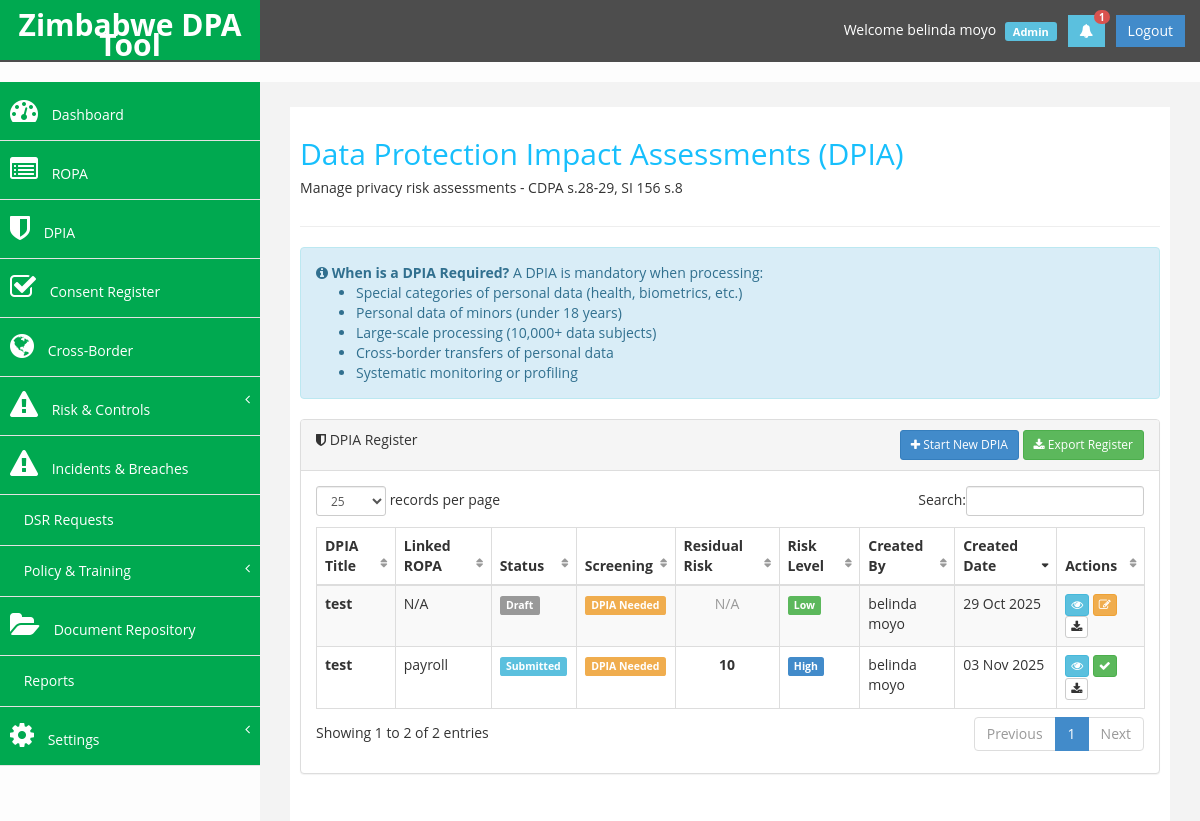
Page /dpia_list.php (signed in) on the committed database.
### tables this page shows
CREATE TABLE `users` (
  `user_id` int(11) UNSIGNED NOT NULL,
  `org_id` int(11) UNSIGNED NOT NULL,
  `role_id` int(11) UNSIGNED NOT NULL,
  `dept_id` int(11) UNSIGNED DEFAULT NULL,
  `first_name` varchar(100) NOT NULL,
  `last_name` varchar(100) NOT NULL,
  `email` varchar(255) NOT NULL,
  `password` varchar(255) NOT NULL,
  `password_reset_required` tinyint(1) DEFAULT 0,
  `phone` varchar(50) DEFAULT NULL,
  `two_factor_enabled` tinyint(1) DEFAULT 0,
  `two_factor_secret` varchar(255) DEFAULT NULL,
  `status` enum('active','inactive','locked') DEFAULT 'active',
  `last_login` timestamp NULL DEFAULT NULL,
  `created_at` timestamp NOT NULL DEFAULT current_timestamp(),
  `updated_at` timestamp NOT NULL DEFAULT current_timestamp() ON UPDATE current_timestamp()
);

CREATE TABLE `roles` (
  `role_id` int(11) UNSIGNED NOT NULL,
  `role_name` varchar(50) NOT NULL,
  `role_description` text DEFAULT NULL,
  `permissions` longtext DEFAULT NULL CHECK (json_valid(`permissions`)),
  `created_at` timestamp NOT NULL DEFAULT current_timestamp()
);

CREATE TABLE `dpia` (
  `dpia_id` int(11) UNSIGNED NOT NULL,
  `org_id` int(11) UNSIGNED NOT NULL,
  `ropa_id` int(11) UNSIGNED DEFAULT NULL,
  `dpia_title` varchar(255) NOT NULL,
  `description` text DEFAULT NULL,
  `screening_result` enum('needed','not_needed') DEFAULT 'needed',
  `screening_reason` text DEFAULT NULL,
  `inherent_risk_score` int(11) DEFAULT 0,
  `residual_risk_score` int(11) DEFAULT 0,
  `status` enum('draft','submitted','approved','rework','rejected') DEFAULT 'draft',
  `approver_id` int(11) UNSIGNED DEFAULT NULL,
  `approved_at` timestamp NULL DEFAULT NULL,
  `approval_notes` text DEFAULT NULL,
  `created_by` int(11) UNSIGNED NOT NULL,
  `created_at` timestamp NOT NULL DEFAULT current_timestamp(),
  `updated_at` timestamp NOT NULL DEFAULT current_timestamp() ON UPDATE current_timestamp()
);

CREATE TABLE `processing_activities` (
  `ropa_id` int(11) UNSIGNED NOT NULL,
  `org_id` int(11) UNSIGNED NOT NULL,
  `dept_id` int(11) UNSIGNED DEFAULT NULL,
  `activity_name` varchar(255) NOT NULL,
  `description` text DEFAULT NULL,
  `purpose_id` int(11) UNSIGNED DEFAULT NULL,
  `lawful_basis_id` int(11) UNSIGNED DEFAULT NULL,
  `retention_id` int(11) UNSIGNED DEFAULT NULL,
  `data_source` enum('internal','external','both') DEFAULT 'internal',
  `has_special_categories` tinyint(1) DEFAULT 0,
  `has_minors` tinyint(1) DEFAULT 0,
  `has_cross_border` tinyint(1) DEFAULT 0,
  `estimated_data_subjects` int(11) DEFAULT 0,
  `security_measures` text DEFAULT NULL,
  `status` enum('draft','validated','archived') DEFAULT 'draft',
  `created_by` int(11) UNSIGNED NOT NULL,
  `validated_by` int(11) UNSIGNED DEFAULT NULL,
  `validated_at` timestamp NULL DEFAULT NULL,
  `created_at` timestamp NOT NULL DEFAULT current_timestamp(),
  `updated_at` timestamp NOT NULL DEFAULT current_timestamp() ON UPDATE current_timestamp()
);

### dpia_list.php (the view, shortened to what the rows shown need)
<?php
require_once 'config/config.php';
require_once 'includes/auth.php';
$org_id = get_current_org_id();
$query = "SELECT d.*, pa.activity_name, u.first_name, u.last_name,
          CASE
            WHEN d.residual_risk_score >= " . RISK_ACCEPTABLE_THRESHOLD . " THEN 'High'
            WHEN d.residual_risk_score >= 3 THEN 'Medium'
            ELSE 'Low'
          END as risk_level
          FROM dpia d
          LEFT JOIN processing_activities pa ON d.ropa_id = pa.ropa_id
          LEFT JOIN users u ON d.created_by = u.user_id
          WHERE d.org_id = ?
          ORDER BY d.created_at DESC";
$stmt = db_query($query, [$org_id]);
$dpia_entries = db_fetch_all($stmt);
?>
<!DOCTYPE html>
<html xmlns="http://www.w3.org/1999/xhtml">
<head>
    <link href="assets/css/bootstrap.css" rel="stylesheet" />
    <link href="assets/css/font-awesome.css" rel="stylesheet" />
    <link href="assets/js/dataTables/dataTables.bootstrap.css?v=2" rel="stylesheet" />
    <link href="assets/css/custom.css" rel="stylesheet" />
</head>
<body>
    <div id="wrapper">
        <?php include 'includes/header.php'; ?>
        <div id="page-wrapper">
            <div id="page-inner">
                <div class="row">
                    <div class="col-md-12">
                        <h2>Data Protection Impact Assessments (DPIA)</h2>
                    </div>
                </div>
                <div class="row">
                    <div class="col-md-12">
                        <div class="panel panel-default">
                            <div class="panel-body">
                                <div class="table-responsive">
                                    <table class="table table-striped table-bordered table-hover" id="dpiaTable">
                                        <thead>
                                            <tr>
                                                <th>DPIA Title</th>
                                                <th>Linked ROPA</th>
                                                <th>Status</th>
                                                <th>Screening</th>
                                                <th>Residual Risk</th>
                                                <th>Risk Level</th>
                                                <th>Created By</th>
                                                <th>Created Date</th>
                                                <th>Actions</th>
                                            </tr>
                                        </thead>
                                        <tbody>
                                            <?php foreach ($dpia_entries as $entry): ?>
                                            <tr>
                                                <td><strong><?php echo htmlspecialchars($entry['dpia_title']); ?></strong></td>
                                                <td><?php echo htmlspecialchars($entry['activity_name'] ?? 'N/A'); ?></td>
                                                <td>
                                                    <?php
                                                    $status_class = '';
                                                    switch ($entry['status']) {
                                                        case 'submitted':
                                                            $status_class = 'info';
                                                            break;
                                                        default:
                                                            $status_class = 'default';
                                                    }
                                                    ?>
                                                    <span class="label label-<?php echo $status_class; ?>">
                                                        <?php echo ucfirst($entry['status']); ?>
                                                    </span>
                                                </td>
                                                <td>
                                                    <?php if ($entry['screening_result'] == 'needed'): ?>
                                                        <span class="label label-warning">DPIA Needed</span>
                                                    <?php else: ?>
                                                        <span class="label label-default">Not Needed</span>
                                                    <?php endif; ?>
                                                </td>
                                                <td class="text-center">
                                                    <?php if ($entry['residual_risk_score']): ?>
                                                        <strong><?php echo $entry['residual_risk_score']; ?></strong>
                                                    <?php else: ?>
                                                        <span class="text-muted">N/A</span>
                                                    <?php endif; ?>
                                                </td>
                                                <td>
                                                    <?php
                                                    $risk_class = 'default';
                                                    if ($entry['risk_level'] == 'High') {
                                                        $risk_class = 'danger';
                                                    } elseif ($entry['risk_level'] == 'Medium') {
                                                        $risk_class = 'warning';
                                                    } elseif ($entry['risk_level'] == 'Low') {
                                                        $risk_class = 'success';
                                                    }
                                                    ?>
                                                    <span class="label label-<?php echo $risk_class; ?>">
                                                        <?php echo $entry['risk_level']; ?>
                                                    </span>
                                                </td>
                                                <td><?php echo htmlspecialchars($entry['first_name'] . ' ' . $entry['last_name']); ?></td>
                                                <td><?php echo format_date($entry['created_at'], 'd M Y'); ?></td>
                                                <td>
                                                    <a href="dpia_view.php?id=<?php echo $entry['dpia_id']; ?>" class="btn btn-info btn-xs" title="View">
                                                        <i class="fa fa-eye"></i>
                                                    </a>
                                                    <?php if ($entry['status'] == 'draft' || $entry['status'] == 'rework'): ?>
                                                    <a href="dpia_wizard.php?id=<?php echo $entry['dpia_id']; ?>" class="btn btn-warning btn-xs" title="Continue">
                                                        <i class="fa fa-edit"></i>
                                                    </a>
                                                    <?php endif; ?>
                                                    <?php if (is_dpo() && $entry['status'] == 'submitted'): ?>
                                                    <a href="dpia_approve.php?id=<?php echo $entry['dpia_id']; ?>" class="btn btn-success btn-xs" title="Approve">
                                                        <i class="fa fa-check"></i>
                                                    </a>
                                                    <?php endif; ?>
                                                    <a href="dpia_export.php?id=<?php echo $entry['dpia_id']; ?>" class="btn btn-default btn-xs" title="Export PDF">
                                                        <i class="fa fa-download"></i>
                                                    </a>
                                                </td>
                                            </tr>
                                            <?php endforeach; ?>
                                        </tbody>
                                    </table>
                                </div>
                            </div>
                        </div>
                    </div>
                </div>
            </div>
        </div>
    </div>
</body>
</html>

### includes/header.php (shortened to what the rows shown need)
<?php
require_once dirname(__DIR__) . '/includes/auth.php';
$current_user = get_current_dpa_user();
$_user_id = get_current_user_id();
$_org_id = get_current_org_id();
$notif_query = "SELECT COUNT(*) as count FROM notifications WHERE org_id = ? AND user_id = ? AND is_read = 0";
$notif_stmt = db_query($notif_query, [$_org_id, $_user_id]);
$unread_notifications = db_fetch_one($notif_stmt)['count'] ?? 0;
?>
<nav class="navbar navbar-default navbar-cls-top" role="navigation">
     <div class="navbar-header">
          <a class="navbar-brand" href="dashboard.php"><?php echo APP_NAME; ?></a>
     </div>
     <div class="navbar-user-info">
          Welcome <?php echo htmlspecialchars($current_user['first_name'] . ' ' . $current_user['last_name']); ?>
          <span class="badge role-badge"><?php echo htmlspecialchars($current_user['role_name']); ?></span>
          <a href="notifications.php" class="btn btn-info square-btn-adjust" style="position: relative;" title="Notifications">
               <i class="fa fa-bell"></i>
               <?php if ($unread_notifications > 0): ?>
               <span class="badge" style="position: absolute; top: -5px; right: -5px; background-color: #d9534f; color: white; font-size: 10px; padding: 2px 5px; border-radius: 10px;">
               </span>
               <?php endif; ?>
          </a>
          <a href="logout.php" class="btn btn-danger square-btn-adjust">Logout</a>
     </div>
</nav>

### rows in the picture
users: first_name+last_name "belinda moyo", role.role_name "Admin"
dpia: dpia_title "test", ropa.activity_name "payroll", status "Submitted", screening_result "DPIA Needed", residual_risk_score "10", risk_level "High", created_by.last_name "belinda moyo", created_at "03 Nov 2025"
dpia: dpia_title "test", activity_name "N/A", status "Draft", screening_result "DPIA Needed", residual_risk_score "N/A", risk_level "Low", created_by.last_name "belinda moyo", created_at "29 Oct 2025"

### other values in the picture
APP_NAME "Zimbabwe DPA Tool"
$unread_notifications "1"
DPIA_THRESHOLD_SUBJECTS "10,000"
